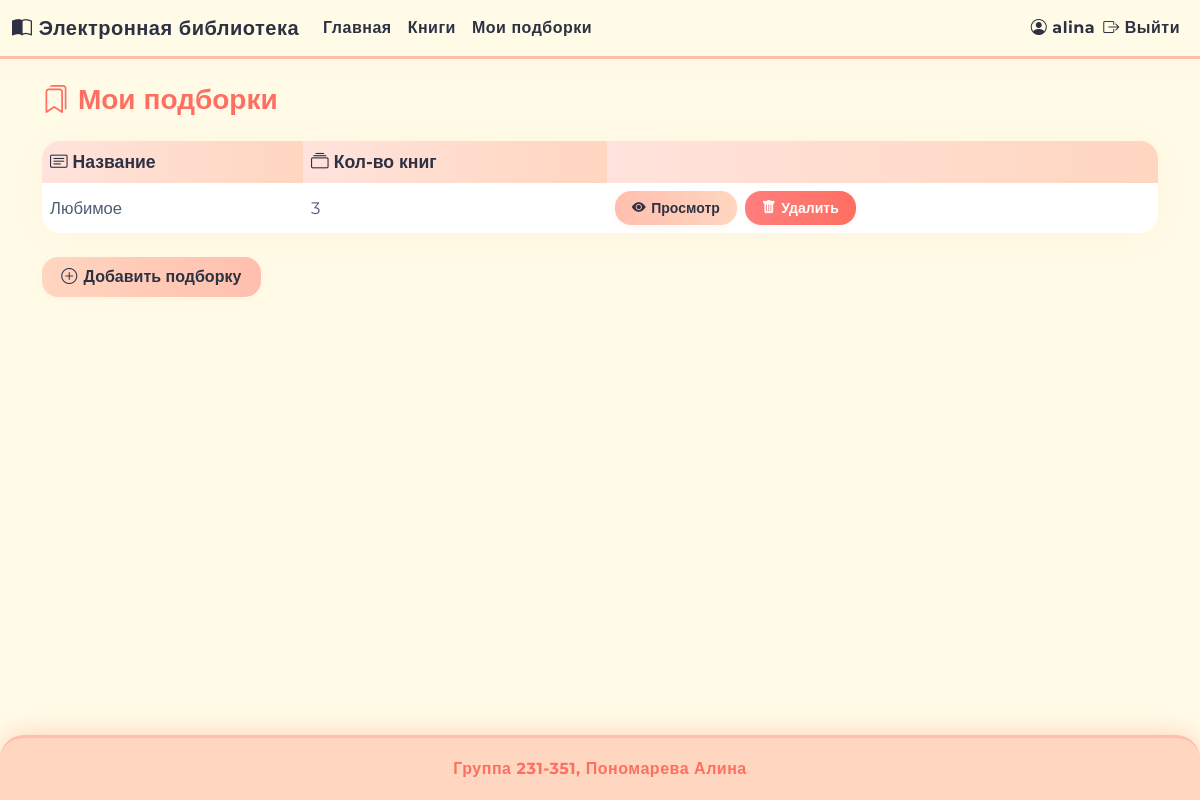
/collections (signed in), run on the app's committed database.
### app/models.py (models this page shows, shortened)
class User(db.Model, UserMixin):
    __tablename__ = 'user'
    id = db.Column(db.Integer, primary_key=True)
    username = db.Column(db.String(64), nullable=False, unique=True)
    password_hash = db.Column(db.String(128), nullable=False)
    last_name = db.Column(db.String(64), nullable=False)
    first_name = db.Column(db.String(64), nullable=False)
    middle_name = db.Column(db.String(64))
    role_id = db.Column(db.Integer, db.ForeignKey('role.id'), nullable=False)
    reviews = db.relationship('Review', backref='user', lazy=True, cascade="all, delete-orphan")

class Collection(db.Model):
    __tablename__ = 'collection'
    id = db.Column(db.Integer, primary_key=True)
    name = db.Column(db.String(255), nullable=False)
    user_id = db.Column(db.Integer, db.ForeignKey('user.id', ondelete='CASCADE'), nullable=False)
    user = db.relationship('User', backref='collections')
    books = db.relationship('Book', secondary=collection_book, backref='collections')

### app/routes/collections.py (the view)
@collections_bp.route('/collections')
@login_required
def my_collections():
    if current_user.role.name != 'Пользователь':
        flash('Доступ разрешён только для пользователей.', 'danger')
        return redirect(url_for('main.index'))
    collections = Collection.query.filter_by(user_id=current_user.id).all()
    return render_template('my_collections.html', collections=collections)

### app/__init__.py (called while the page is built)
def create_app():
    app = Flask(__name__)
    app.config.from_object('config.Config')
    db.init_app(app)
    login_manager.init_app(app)
    migrate.init_app(app, db)
    csrf.init_app(app)
    app.jinja_env.filters['markdown'] = markdown_filter
    from app.routes.app import main_bp
    from app.routes.books import books_bp
    from app.routes.auth import auth_bp
    from app.routes.reviews import reviews
    from app.routes.collections import collections_bp
    from app.routes.admin import admin_bp
    app.register_blueprint(main_bp)
    app.register_blueprint(books_bp)
    app.register_blueprint(auth_bp)
    app.register_blueprint(reviews)
    app.register_blueprint(collections_bp)
    app.register_blueprint(admin_bp)
    from app.models import User
    @login_manager.user_loader
    def load_user(user_id):
        return User.query.get(int(user_id))
    return app

### app/templates/my_collections.html (shortened to what this page needs)
{% extends "base.html" %}
{% block content %}
<h3 class="mb-4" style="font-weight:700; color:#ff6f61;">
    <i class="bi bi-bookmarks"></i> Мои подборки
</h3>
<table class="table align-middle">
    <thead>
        <tr>
            <th><i class="bi bi-card-text"></i> Название</th>
            <th><i class="bi bi-collection"></i> Кол-во книг</th>
            <th></th>
        </tr>
    </thead>
    <tbody>
        {% for c in collections %}
        <tr>
            <td>{{ c.name }}</td>
            <td>{{ c.books|length }}</td>
            <td style="display: flex; gap: 0.5em; flex-wrap: wrap;">
                <a href="{{ url_for('collections.view_collection', collection_id=c.id) }}" class="btn btn-primary btn-sm">
                    <i class="bi bi-eye-fill"></i> Просмотр
                </a>
                <form method="POST" action="{{ url_for('collections.delete_collection', collection_id=c.id) }}" style="display: inline-block;" onsubmit="return confirm('Вы уверены, что хотите удалить подборку?');">
                    <button type="submit" class="btn btn-danger btn-sm">
                        <i class="bi bi-trash-fill"></i> Удалить
                    </button>
                </form>
            </td>
        </tr>
        {% endfor %}
    </tbody>
</table>
<button class="btn btn-success mt-2" data-bs-toggle="modal" data-bs-target="#addCollectionModal">
    <i class="bi bi-plus-circle"></i> Добавить подборку
</button>
{% endblock %}

### app/templates/base.html (shortened to what this page needs)
<!doctype html>
<html lang="ru">
<head>
    <link href="https://cdn.jsdelivr.net/npm/bootstrap@5.3.0/dist/css/bootstrap.min.css" rel="stylesheet">
    <link href="https://cdn.jsdelivr.net/npm/bootstrap-icons@1.10.5/font/bootstrap-icons.css" rel="stylesheet">
</head>
<body>
<div class="content-wrapper">
    <nav class="navbar navbar-expand-lg">
        <div class="container-fluid">
            <a class="navbar-brand" href="{{ url_for('main.index') }}">
                <i class="bi bi-book-half"></i> Электронная библиотека
            </a>
            <div class="collapse navbar-collapse" id="navbarNav">
                <ul class="navbar-nav me-auto mb-2 mb-lg-0">
                    <li class="nav-item">
                        <a class="nav-link" href="{{ url_for('main.index') }}">Главная</a>
                    </li>
                    <li class="nav-item">
                        <a class="nav-link" href="{{ url_for('main.index') }}">Книги</a>
                    </li>
                    {% if current_user.is_authenticated and current_user.role.name == 'Пользователь' %}
                        <li class="nav-item">
                            <a class="nav-link" href="{{ url_for('collections.my_collections') }}">Мои подборки</a>
                        </li>
                    {% endif %}
                </ul>
                <ul class="navbar-nav ms-auto mb-2 mb-lg-0 align-items-center">
                    {% if current_user.is_authenticated %}
                        <li class="nav-item">
                            <span class="navbar-text">
                                <i class="bi bi-person-circle"></i>
                                {{ current_user.username }}
                            </span>
                        </li>
                        <li class="nav-item">
                            <a class="nav-link" href="{{ url_for('auth.logout') }}"><i class="bi bi-box-arrow-right"></i> Выйти</a>
                        </li>
                    {% endif %}
                </ul>
            </div>
        </div>
    </nav>
    <div class="container mt-4 flex-grow-1">
        {% block content %}
        {% endblock %}
    </div>
</div>
<footer class="text-center">
    Группа 231-351, Пономарева Алина
</footer>
</body>
</html>

### app/templates/base.html (style rules this page uses)
html, body { height: 100%; margin: 0; padding: 0; font-family: 'Montserrat', Arial, sans-serif; background: #fffbe7; color: #2d3142; min-height: 100vh; display: flex; flex-direction: column; }
.content-wrapper { flex: 1 0 auto; display: flex; flex-direction: column; }
.navbar { background: #fffbe7; border-bottom: 3px solid #ffbfae; box-shadow: 0 2px 18px rgba(255,182,155,0.10); }
.navbar-brand, .navbar-nav .nav-link, .navbar-text { color: #2d3142 !important; font-weight: 700; letter-spacing: 0.5px; }
.btn-primary, .btn-success, .btn-warning, .btn-danger { background: #ffbfae; border: none; color: #2d3142; font-weight: 700; border-radius: 14px; box-shadow: 0 4px 16px rgba(255,182,155,0.08); transition: background 0.3s, transform 0.2s; padding: 0.6em 1.5em; }
footer { background: #ffd6c0; color: #ff6f61; border-top: 3px solid #ffbfae; padding: 1.2rem 0; font-weight: 700; letter-spacing: 0.5px; border-radius: 24px 24px 0 0; margin-top: 2rem; box-shadow: 0 -2px 24px #ffd6c0; }
* { transition: background 0.2s, color 0.2s, box-shadow 0.2s, transform 0.2s; }

### app/templates/my_collections.html (style rules this page uses)
.table { background: #fffbe7; border-radius: 18px; overflow: hidden; box-shadow: 0 4px 24px rgba(255,182,155,0.10); }
.table thead th { background: linear-gradient(90deg,#ffe3dc 0%, #ffd6c0 100%); color: #2d3142; font-weight: 700; border: none; font-size: 1.1em; }
.table tbody td { vertical-align: middle; font-size: 1.04em; color: #4f5d75; border: none; background: #fff; }
.table tr { transition: background 0.18s; }
.btn { border-radius: 16px; font-weight: 700; padding: 0.48em 1.2em; border: none; box-shadow: 0 2px 8px rgba(255,182,155,0.10); transition: background 0.18s, color 0.18s, transform 0.18s; display: inline-flex; align-items: center; gap: 0.4em; }
.btn-primary { background: linear-gradient(90deg,#ffbfae 0%, #ffd6c0 100%); color: #2d3142; }
.btn-success { background: linear-gradient(90deg,#ffd6c0 0%, #ffbfae 100%); color: #2d3142; }
.btn-danger { background: linear-gradient(90deg,#ff7e7e 0%, #ff6f61 100%); color: #fff; }

### data on the page
User: username "alina"
Collection: name "Любимое", books|length "3"
